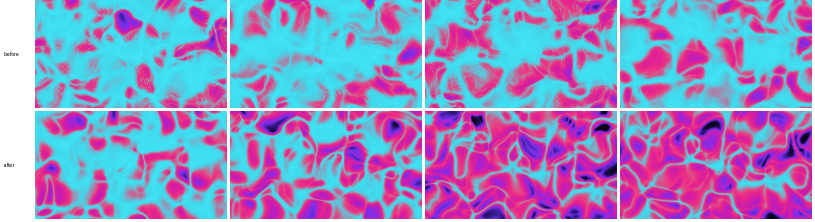
#> input picture worktree-audio-engine-picture/stills-677-caustics-bj.jpg, 1630 x 444 px (shown at 1/2 size)
$ python rimdir.py ../../../../worktree-audio-engine-picture/stills-677-caustics-bj.jpg   (older library calls are emulated)
#> lines starting #> are read from the running program, lines starting #| are printed output that depends on the picture
# Which way do rims face? For each bright ridge pixel, the direction from
# its darker flank to its brighter flank (12 px out). A light source would
# show a preferred azimuth; iso-lines or folds of a noise field would not.
# rimdir.py <frame.png>...
import sys

import cv2
import numpy as np

for path in sys.argv[1:]:
    a = cv2.cvtColor(cv2.imread(path), cv2.COLOR_BGR2RGB).astype(np.float32) / 255
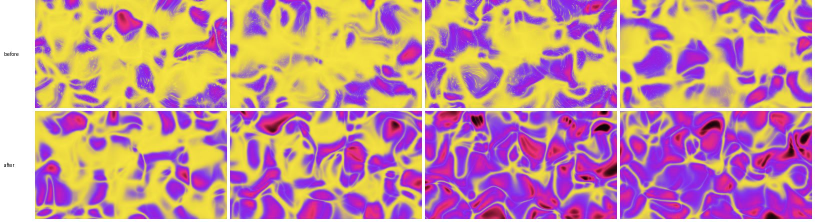
#> a: shape (444, 1630, 3) float32 (shown at 1/2 size); mean B, G, R 0.587, 0.563, 0.771
    V = a.max(-1)
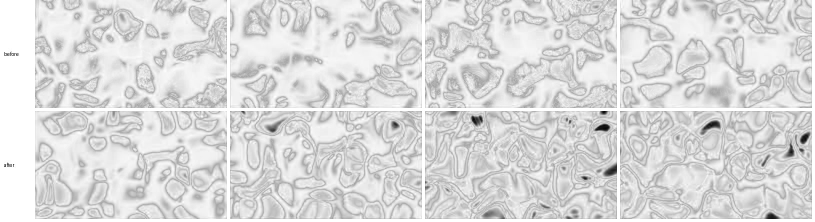
#> V: shape (444, 1630) float32 (shown at 1/2 size); min 0, max 1, mean 0.856
    Hh, Ww = V.shape
#> Hh = 444; Ww = 1630
    s = cv2.GaussianBlur(V, (0, 0), 2.0)
    dxx = cv2.Sobel(s, cv2.CV_32F, 2, 0, ksize=5)
    dyy = cv2.Sobel(s, cv2.CV_32F, 0, 2, ksize=5)
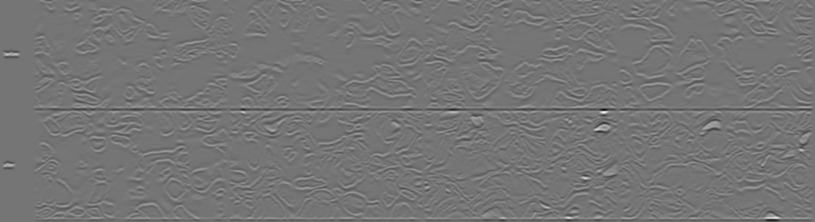
#> dyy: shape (444, 1630) float32 (shown at 1/2 size); min -3.54, max 4.15, mean -0.000239; drawn with min black and max white
    dxy = cv2.Sobel(s, cv2.CV_32F, 1, 1, ksize=5)
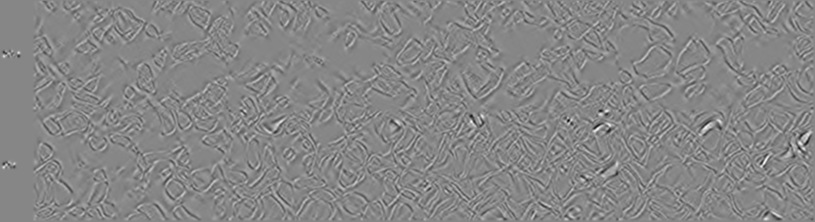
#> dxy: shape (444, 1630) float32 (shown at 1/2 size); min -1.26, max 1.13, mean 1.37e-07; drawn with min black and max white
    tr, det = dxx + dyy, dxx * dyy - dxy * dxy
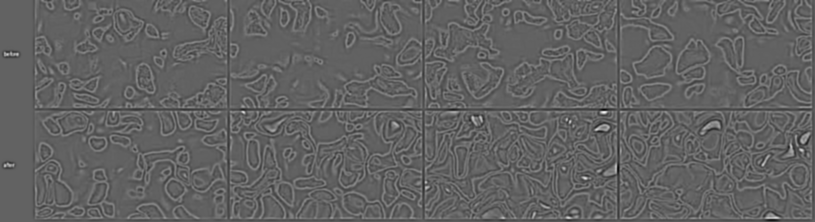
#> tr: shape (444, 1630) float32 (shown at 1/2 size); min -3.36, max 5.36, mean -0.000313; drawn with min black and max white
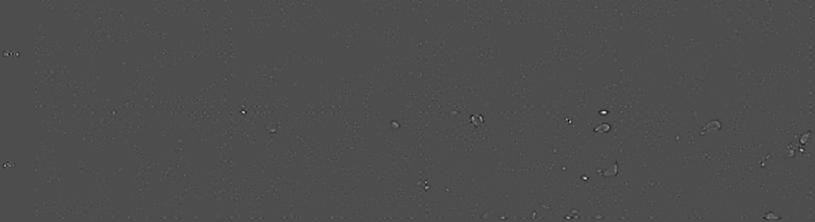
#> det: shape (444, 1630) float32 (shown at 1/2 size); min -2.2, max 4.99, mean 1.86e-05; drawn with min black and max white
    l1 = tr / 2 - np.sqrt(np.maximum(tr * tr / 4 - det, 0))
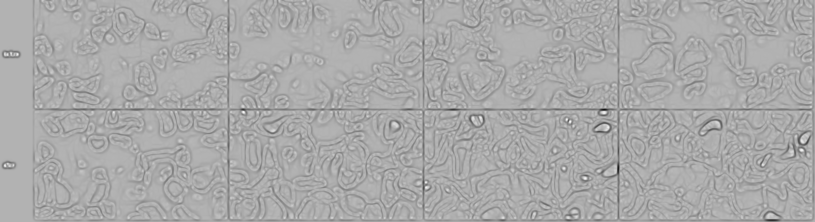
#> l1: shape (444, 1630) float32 (shown at 1/2 size); min -3.54, max 1.51, mean -0.178; drawn with min black and max white
    ridge = (l1 < np.percentile(l1, 2)) & (V > np.percentile(V, 93))
#> ridge: shape (444, 1630) bool; every value is 0
    ys, xs = np.nonzero(ridge)
#> ys = empty array; xs = empty array
    pick = np.random.default_rng(1).choice(len(ys), size=min(5000, len(ys)), replace=False)
#> pick = empty array
    ang = []
    asym = []
    for i in pick:
        y, x = ys[i], xs[i]
        vx, vy = dxy[y, x], l1[y, x] - dxx[y, x]
        n = np.hypot(vx, vy)
        if n < 1e-6:
            continue
        vx, vy = vx / n, vy / n
        ya, xa = int(np.clip(round(y + 12 * vy), 0, Hh - 1)), int(np.clip(round(x + 12 * vx), 0, Ww - 1))
        yb, xb = int(np.clip(round(y - 12 * vy), 0, Hh - 1)), int(np.clip(round(x - 12 * vx), 0, Ww - 1))
        va, vb = V[ya, xa], V[yb, xb]
        if va < vb:  # point from the dark flank to the bright one
            vx, vy = -vx, -vy
        ang.append(np.degrees(np.arctan2(-vy, vx)) % 360)  # screen y up
        asym.append(abs(va - vb))
#> this loop made 0 passes
#> after the loop, ang = []; asym = []
    ang = np.array(ang)
#> ang = empty array
    h, _ = np.histogram(ang, bins=8, range=(0, 360))
#> h = [0, 0, 0, 0, 0, 0, 0, 0]
    h = h / h.sum()
#> h = [nan, nan, nan, nan, nan, nan, nan, nan]
    R = np.abs(np.mean(np.exp(1j * np.radians(ang))))
#> R = nan
    print(f"{path.split('/')[-1]}: dark->bright flank azimuth shares (0=right, 90=up, 45 deg bins): {h.round(3)}")
#| stills-677-caustics-bj.jpg: dark->bright flank azimuth shares (0=right, 90=up, 45 deg bins): [nan nan nan nan nan nan nan nan]
    print(f"  mean resultant length {R:.3f} (0 = no preferred side, 1 = all one way); |flank difference| p50 {np.median(asym):.3f}")
#|   mean resultant length nan (0 = no preferred side, 1 = all one way); |flank difference| p50 nan
